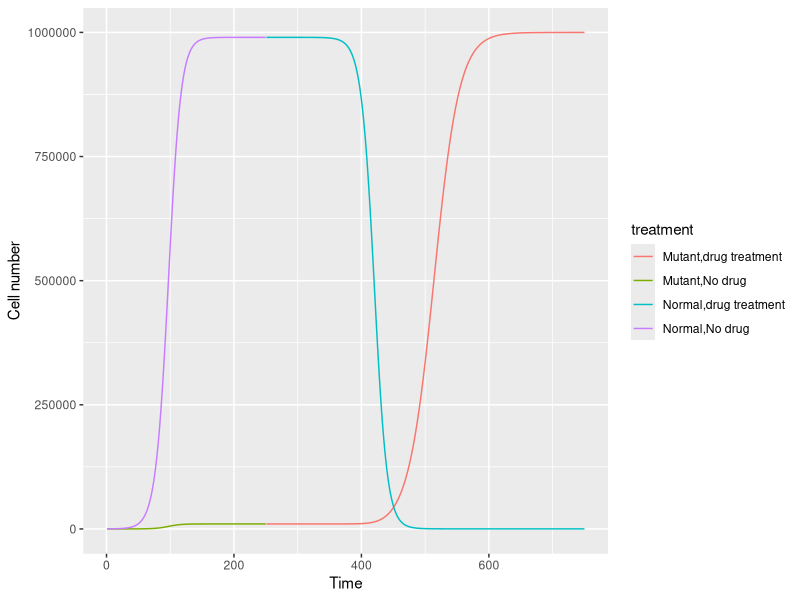

Source code (R):
# Exercise 10-Q1
#Dynamic modeling used to explore cancer biology
#A population model to investigate evolution of drug resistance in tumors:
#Imagine a cancer cell in a tumor that spontaneously exhibited a mutation that confers drug resistance;
#The mutation does not have any positive or negative effects on growth rate of that sub-population when the cancer drug is absent;
#when the cancer drug is present the mutant sub-population grows at 50% of its growth rate in the absence of the drug and the non-mutant sub-population declines rapidly;

#in the absense of the cancer drug that the cells grow at a rate of 0.1 per day:
rN = 0.1
rM = 0.1

#the carrying capapcity (K) of the tumor is one million cells:
K=1e6

#Drug treatment of non-mutant cells(Normal cells) results in a negative growth rate of -0.1;
dN = -0.1
#when the cancer drug is present the mutant sub-population grows at 50% of its growth rate in the absence of the drug:
dM = 0.05

#The mutation of a single cell occurred early in the tumor growth and when it occurred there were 100 total cells in the tumor:
N0 = 99
M0 = 1

#Set up the total timepoint:
time = 750

#create vector to store N's and set initial N
Ns= numeric(length=time)
Ns[1]=N0
Ms= numeric(length=time)
Ms[1]=M0
Drugs = character(length=time)
Drugs[1] <- "No drug"

#simulate

for (t in 1:(time-1)){
  if (t < 250){     #Cells are in the absent of drug treatment before Day250;
    Ns[t+1] <- Ns[t]+rN*Ns[t]*(1-(Ns[t]+Ms[t])/K)
    Ms[t+1] <- Ms[t]+rM*Ms[t]*(1-(Ns[t]+Ms[t])/K)
    Drugs[t+1] <- "No drug"
  }else{            #Cells are in the presence of drug treatment after Day250;
    Ns[t+1] <- Ns[t]+dN*Ns[t]*(1-(Ns[t]+Ms[t])/K)
    Ms[t+1] <- Ms[t]+dM*Ms[t]*(1-(Ns[t]+Ms[t])/K)
    Drugs[t+1] <- "drug treatment"
  }
}

#plot simulation:
library(ggplot2)

#Create dataframe for N and M:
NEvent <- data.frame(time=1:length(Ns),abundance=Ns, treatment=Drugs)
NEvent$treatment <- sub("^", "Normal,", NEvent$treatment )
MEvent <- data.frame(time=1:length(Ms),abundance=Ms, treatment=Drugs)
MEvent$treatment <- sub("^", "Mutant,", MEvent$treatment )
simEvents <- rbind(NEvent , MEvent)   #append the N with M data.

#plot:
ggplot(data=simEvents,aes(x=time,y=abundance,color=treatment))+
  geom_line() + 
  xlab("Time") + ylab("Cell number") 


# If treat the cells with drug at the Day 250, on Day650 equilibrium. 

